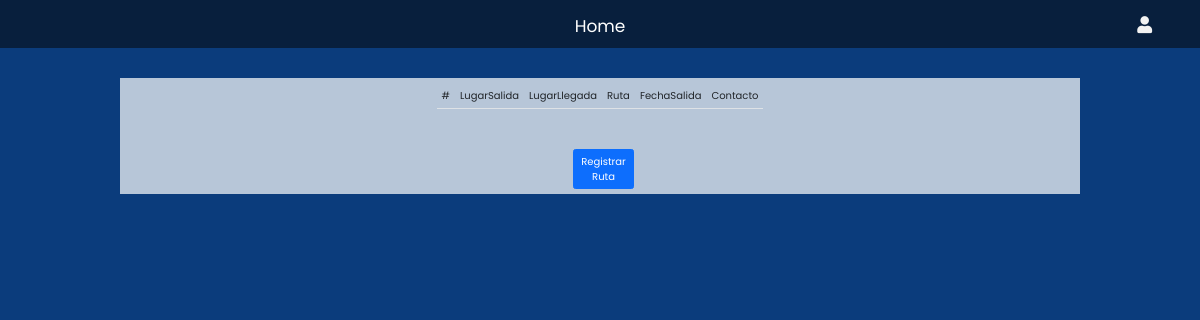
The page /rutas/ on the database as committed earlier.
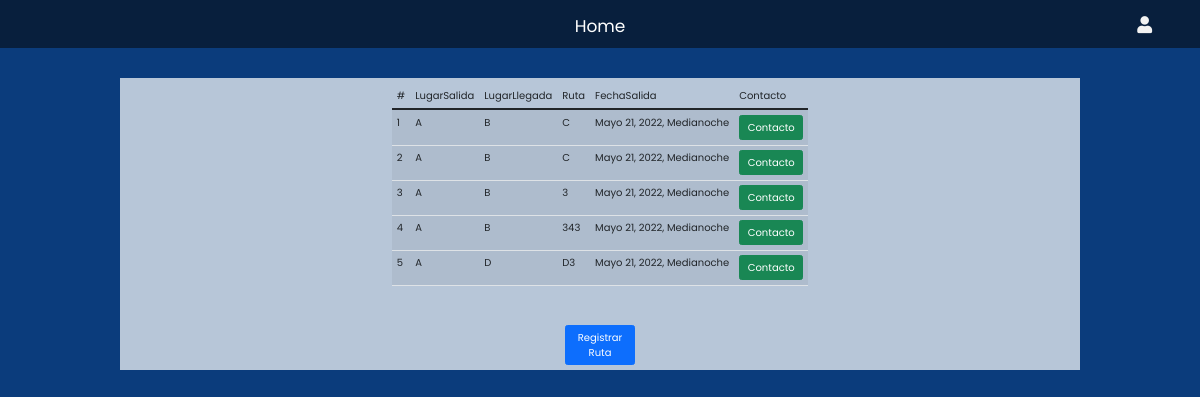
The same page on the database as committed later.
### app/models.py (models this page shows, shortened)
class Ruta(models.Model):
    lugarSalida = models.CharField(max_length=200)
    lugarLlegada = models.CharField(max_length=200)
    ruta = models.CharField(max_length=200)
    fechaSalida = models.DateTimeField(auto_now=False)
    user = models.ForeignKey(User, on_delete=models.CASCADE, default=True)

### app/views.py (the view)
# urls.py: path('rutas/', appViews.rutas, name="rutas"),
def rutas(request):
    Rutas = Ruta.objects.all()
    context = {'rutas': Rutas}
    return render(request, 'ruta.html', context)

### app/templates/ruta.html
{% extends 'layout.html' %}
{% block content%}
<div class="info">
    <div>
        <table class="table table-striped" id="table-gastos">
            <thead>
                <tr>
                    <td>#</td>
                    <td>LugarSalida</td>
                    <td>LugarLlegada</td>
                    <td>Ruta</td>
                    <td>fechaSalida</td>
                    <td>Contacto</td>
                </tr>
            </thead>
            <tbody>
                {% if rutas %}
                {% for ruta in rutas %}
                <tr>
                    <td>{{ruta.id}}</td>
                    <td>{{ruta.lugarSalida}}</td>
                    <td>{{ruta.lugarLlegada}}</td>
                    <td>{{ruta.ruta}}</td>
                    <td>{{ruta.fechaSalida}}</td>
                    <td> <a href = "{% url "contacto" pk=ruta.id %}" class="btn btn-success">Contacto</button> </td>
                <tr>
                {%endfor%}
                {%endif%}
            </tbody>
        </table>
		<br>
		<br>
        <div class="d-grid gap-2 col-2 mx-auto">
            <a href="{% url 'registroRuta' %}"><button type="button" class="btn btn-primary">Registrar
                    Ruta</button></a>
        </div>
    </div>
</div>
{% endblock %}

### app/templates/layout.html (shortened to what this page needs)
{%load static%}
<!DOCTYPE html>
<html lang="en">
<head>
    <link rel="stylesheet" href="https://cdnjs.cloudflare.com/ajax/libs/font-awesome/5.15.3/css/all.min.css">
    <link href="https://cdn.jsdelivr.net/npm/bootstrap@5.1.3/dist/css/bootstrap.min.css" rel="stylesheet"
>
    <link rel="stylesheet" href='{%static "styles/horario.css" %}'>
    <link rel="stylesheet" href='{%static "styles/inici.css" %}'>
    <link rel="stylesheet" href='{%static "styles/nav.css" %}'>
</head>
<body>
    <header>
        <div class="topnav" id="myTopnav">
            <a href="{%  url 'principal'%}" class="active">Home</a>
            {% if not user.is_authenticated %}
            <div class="usuario">
                <a class="fas fa-user" href="{% url 'login' %}"></a>
            </div>
            {% endif %}
        </div>
    </header>
    <main>
        {% block content %}
        {% endblock %}
    </main>
</body>
</html>

### app/static/styles/inici.css (style rules this page uses)
html { height: 100%; }
body { overflow: hidden; justify-content: center; background-color: #0b3c7c; margin: 0px; overflow: hidden; justify-content: center; background-color:#0b3c7c; margin: 0px; padding-bottom: 100px; }
* { margin: 0; padding: 0; box-sizing: border-box; text-decoration: none; outline: none; border: none; text-transform: capitalize; font-family: "Poppins", sans-serif; font-family: 'Poppins', sans-serif; min-height: 100%; }
a { color: black; text-decoration: none; }
html { font-size: 62.5%; overflow-x: hidden; scroll-padding-top: 5.5rem; scroll-behavior: smooth; }
.info { height: auto; width: auto; margin: 30px 120px 30px 120px; background-color: rgba(255, 255, 255, 0.705); justify-items: center; padding: 5px; }

### app/static/styles/nav.css (style rules this page uses)
.topnav { background-color: #081f3d; width: 100%; height: 48px; display: flex; justify-content: center; }
.topnav .usuario { position: absolute; right: 30px; color: #f2f2f2; text-align: center; padding: 2px; }
.topnav a { float: left; display: block; color: #f2f2f2; text-align: center; padding: 14px 16px; text-decoration: none; font-size: 17px; }
.topnav a.active { color: white; }

Rows that differ between the two databases and show on the page:
added Ruta: id "1", lugarSalida "A", lugarLlegada "B", ruta "C", fechaSalida "Mayo 21, 2022, Medianoche"
added Ruta: id "2", lugarSalida "A", lugarLlegada "B", ruta "C", fechaSalida "Mayo 21, 2022, Medianoche"
added Ruta: id "3", lugarSalida "A", lugarLlegada "B", ruta "3", fechaSalida "Mayo 21, 2022, Medianoche"
added Ruta: id "4", lugarSalida "A", lugarLlegada "B", ruta "343", fechaSalida "Mayo 21, 2022, Medianoche"
added Ruta: id "5", lugarSalida "A", lugarLlegada "D", ruta "D3", fechaSalida "Mayo 21, 2022, Medianoche"
